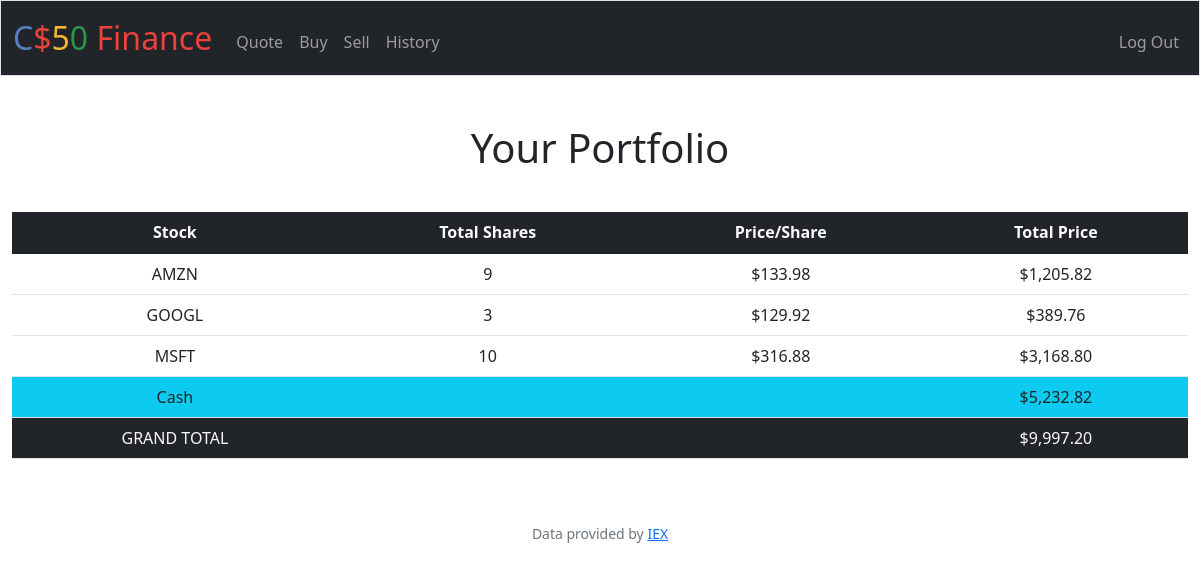
Page / (signed in) on the earlier database version.
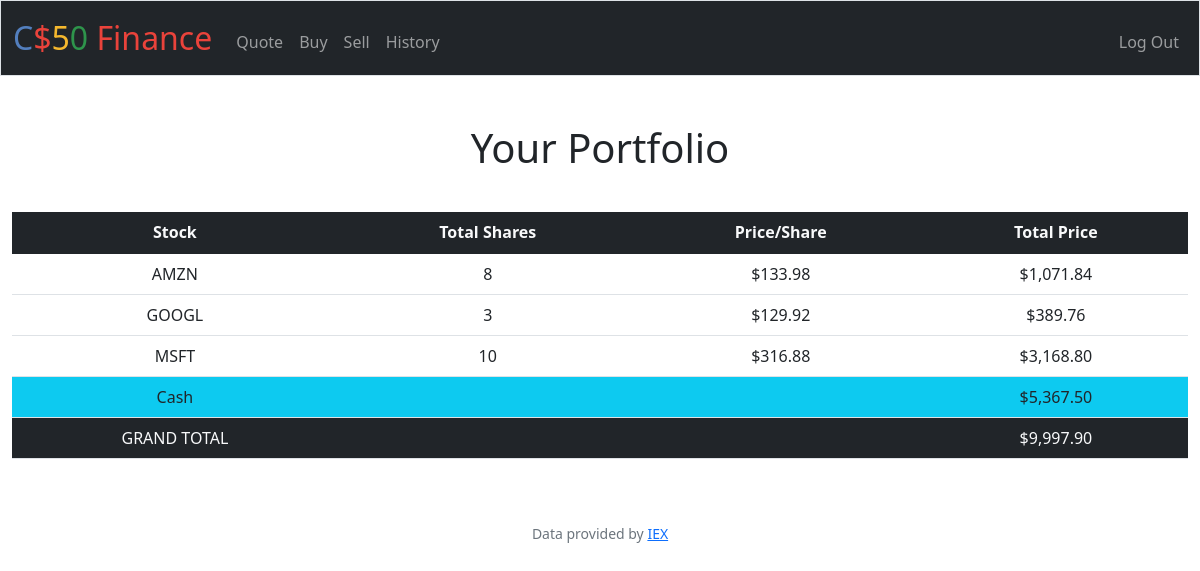
Same page on the later database version.
### tables this page shows
CREATE TABLE transactions (id INTEGER PRIMARY KEY AUTOINCREMENT, user_id INTEGER, symbol TEXT, shares INTEGER, price FLOAT, date TIMESTAMP);

CREATE TABLE users (id INTEGER PRIMARY KEY AUTOINCREMENT NOT NULL, username TEXT NOT NULL, hash TEXT NOT NULL, cash NUMERIC NOT NULL DEFAULT 10000.00);

### app.py (the view)
@app.route("/")
@login_required
def index():
    user_id = session["user_id"]
    stock_details = db.execute("SELECT symbol, SUM(shares) AS shares, price FROM transactions WHERE user_id = ? GROUP BY symbol", user_id)
    user_cash = db.execute("SELECT cash FROM users WHERE id = ?", user_id)[0]["cash"]
    grand_total = user_cash
    for stock in stock_details:
        grand_total += stock["shares"] * stock["price"]
    return render_template("index.html", stock_details = stock_details, user_cash = user_cash, grand_total = grand_total)

### app.py (called while the page is built)
@app.after_request
def after_request(response):
    response.headers["Cache-Control"] = "no-cache, no-store, must-revalidate"
    response.headers["Expires"] = 0
    response.headers["Pragma"] = "no-cache"
    return response

### helpers.py (called while the page is built)
def login_required(f):
    @wraps(f)
    def decorated_function(*args, **kwargs):
        if session.get("user_id") is None:
            return redirect("/login")
        return f(*args, **kwargs)
    return decorated_function

def usd(value):
    return f"${value:,.2f}"

### templates/index.html (shortened to what this page needs)
{% extends "layout.html" %}
{% block main %}
    <h1 class="text-center">Your Portfolio</h1>
    <table class="table">
      <thead class="bg-dark text-light">
        <tr>
          <th scope="col">Stock</th>
          <th scope="col">Total Shares</th>
          <th scope="col">Price/Share</th>
          <th scope="col">Total Price</th>
        </tr>
      </thead>
      <tb>
      {% for stock in stock_details %}
      <tr>
        <td>{{ stock.symbol }}</td>
        <td>{{ stock.shares }}</td>
        <td>{{ stock.price|usd }}</td>
        <td>{{ (stock.shares * stock.price)| usd }}</td>
      </tr>
      {% endfor %}
      </tb>
      <tf>
        <tr class="bg-info text-dark">
          <td>Cash</td>
          <td colspan="2"></td>
          <td>{{ user_cash| usd }}</td>
        </tr>
        <tr class="bg-dark text-light">
          <td>GRAND TOTAL</td>
          <td colspan="2"></td>
          <td>{{ grand_total| usd }}</td>
        </tr>
      </tf>
    </table>
{% endblock %}

### templates/layout.html (shortened to what this page needs)
<!DOCTYPE html>
<html lang="en">
    <head>
        <link href="https://cdn.jsdelivr.net/npm/bootstrap@5.1.3/dist/css/bootstrap.min.css" rel="stylesheet">
        <link href="/static/styles.css" rel="stylesheet">
    </head>
    <body>
        <nav class="bg-dark border navbar navbar-expand-md navbar-dark">
            <div class="container-fluid">
                <a class="navbar-brand" href="/"><span class="blue">C</span><span class="red">$</span><span class="yellow">5</span><span class="green">0</span> <span class="red">Finance</span></a>
                <div class="collapse navbar-collapse" id="navbar">
                    {% if session["user_id"] %}
                        <ul class="navbar-nav me-auto mt-2">
                            <li class="nav-item"><a class="nav-link" href="/quote">Quote</a></li>
                            <li class="nav-item"><a class="nav-link" href="/buy">Buy</a></li>
                            <li class="nav-item"><a class="nav-link" href="/sell">Sell</a></li>
                            <li class="nav-item"><a class="nav-link" href="/history">History</a></li>
                        </ul>
                        <ul class="navbar-nav ms-auto mt-2">
                            <li class="nav-item"><a class="nav-link" href="/logout">Log Out</a></li>
                        </ul>
                    {% else %}
                        <ul class="navbar-nav ms-auto mt-2">
                            <li class="nav-item"><a class="nav-link" href="/register">Register</a></li>
                            <li class="nav-item"><a class="nav-link" href="/login">Log In</a></li>
                        </ul>
                    {% endif %}
                </div>
            </div>
        </nav>
        <main class="container-fluid py-5 text-center">
            {% block main %}{% endblock %}
        </main>
        <footer class="mb-5 small text-center text-muted">
            Data provided by <a href="https://iexcloud.io/">IEX</a>
        </footer>
    </body>
</html>

### static/styles.css (style rules this page uses)
nav .navbar-brand { font-size: xx-large; }
nav .navbar-brand .blue { color: #537fbe; }
nav .navbar-brand .red { color: #ea433b; }
nav .navbar-brand .yellow { color: #f5b82e; }
nav .navbar-brand .green { color: #2e944b; }
h1 { margin-bottom: 40px; }

Differences in the rows shown:
computed for transactions "AMZN": shares "9" → "8"; shares "$1,205.82" → "$1,071.84"
changed users: cash "$5,232.82" → "$5,367.50"
Other differences:
{{ grand_total| usd }}: "$9,997.20" → "$9,997.90"
